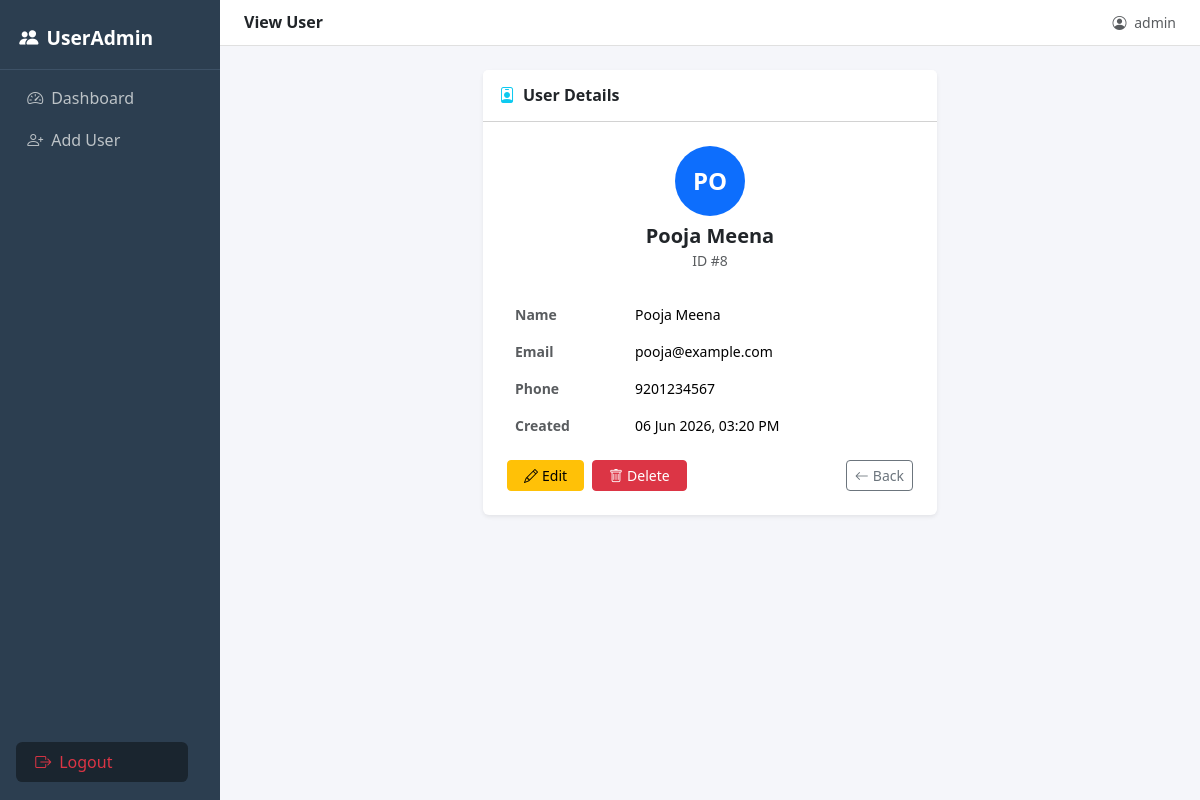
/index.php?action=view&id=8 (signed in), run on the app's committed database.
### tables this page shows
CREATE TABLE users (
    id         INT AUTO_INCREMENT PRIMARY KEY,
    name       VARCHAR(100) NOT NULL,
    email      VARCHAR(100) NOT NULL UNIQUE,
    phone      VARCHAR(15)  NOT NULL,
    created_at TIMESTAMP DEFAULT CURRENT_TIMESTAMP
);

### controllers/UserController.php (called while the page is built, shortened)
<?php
require_once __DIR__ . '/../models/User.php';
class UserController {
    private $user;
    public function __construct() {
        $this->user = new User();
    }
    public function view() {
        $id   = (int)($_GET['id'] ?? 0);
        $user = $this->user->getById($id);
        require __DIR__ . '/../views/users/view.php';
    }
}

### config/db.php (called while the page is built, shortened)
<?php
function getDB() {
    static $pdo = null;
    if ($pdo === null) {
        try {
            $pdo = new PDO(
                "mysql:host=" . DB_HOST . ";dbname=" . DB_NAME . ";charset=utf8",
                DB_USER,
                DB_PASS
            );
            $pdo->setAttribute(PDO::ATTR_ERRMODE, PDO::ERRMODE_EXCEPTION);
            $pdo->setAttribute(PDO::ATTR_DEFAULT_FETCH_MODE, PDO::FETCH_ASSOC);
        } catch (PDOException $e) {
            die("Database connection failed: " . $e->getMessage());
        }
    }
    return $pdo;
}

### models/User.php (called while the page is built, shortened)
<?php
require_once __DIR__ . '/../config/db.php';
class User {
    private $db;
    public function __construct() {
        $this->db = getDB();
    }
    public function getById($id) {
        $stmt = $this->db->prepare("SELECT * FROM users WHERE id = ?");
        $stmt->execute([$id]);
        return $stmt->fetch();
    }
}

### views/users/view.php (the view)
<?php $pageTitle = 'View User'; require __DIR__ . '/../layout/header.php'; ?>
<div class="row justify-content-center">
    <div class="col-lg-6">
        <div class="card border-0 shadow-sm">
            <div class="card-header bg-white py-3">
                <h6 class="mb-0 fw-semibold">
                    <i class="bi bi-person-badge me-2 text-info"></i>User Details
                </h6>
            </div>
            <div class="card-body p-4">
                <div class="text-center mb-4">
                    <div class="rounded-circle bg-primary text-white fw-bold d-inline-flex align-items-center justify-content-center mb-2"
                         style="width:70px;height:70px;font-size:1.5rem">
                        <?= strtoupper(substr($user['name'], 0, 2)) ?>
                    </div>
                    <h5 class="fw-bold mb-0"><?= htmlspecialchars($user['name']) ?></h5>
                    <small class="text-muted">ID #<?= $user['id'] ?></small>
                </div>
                <table class="table table-borderless small">
                    <tr>
                        <td class="text-muted fw-semibold" style="width:120px">Name</td>
                        <td><?= htmlspecialchars($user['name']) ?></td>
                    </tr>
                    <tr>
                        <td class="text-muted fw-semibold">Email</td>
                        <td><?= htmlspecialchars($user['email']) ?></td>
                    </tr>
                    <tr>
                        <td class="text-muted fw-semibold">Phone</td>
                        <td><?= htmlspecialchars($user['phone']) ?></td>
                    </tr>
                    <tr>
                        <td class="text-muted fw-semibold">Created</td>
                        <td><?= date('d M Y, h:i A', strtotime($user['created_at'])) ?></td>
                    </tr>
                </table>
                <div class="d-flex gap-2 mt-3">
                    <a href="index.php?action=edit&id=<?= $user['id'] ?>"
                       class="btn btn-warning btn-sm px-3">
                        <i class="bi bi-pencil me-1"></i>Edit
                    </a>
                    <a href="index.php?action=delete&id=<?= $user['id'] ?>"
                       class="btn btn-danger btn-sm px-3"
                       onclick="return confirm('Is user ko delete karna chahte ho?')">
                        <i class="bi bi-trash me-1"></i>Delete
                    </a>
                    <a href="index.php" class="btn btn-outline-secondary btn-sm ms-auto">
                        <i class="bi bi-arrow-left me-1"></i>Back
                    </a>
                </div>
            </div>
        </div>
    </div>
</div>
<?php require __DIR__ . '/../layout/footer.php'; ?>

### views/layout/header.php (style rules this page uses)
body { background: #f5f6fa; }

### data on the page
users: name "PO", name "Pooja Meena", id "8", email "pooja@example.com", phone "9201234567", created_at "06 Jun 2026, 03:20 PM"

### other printed values
$pageTitle "View User"
$_SESSION['admin_username'] "admin"
